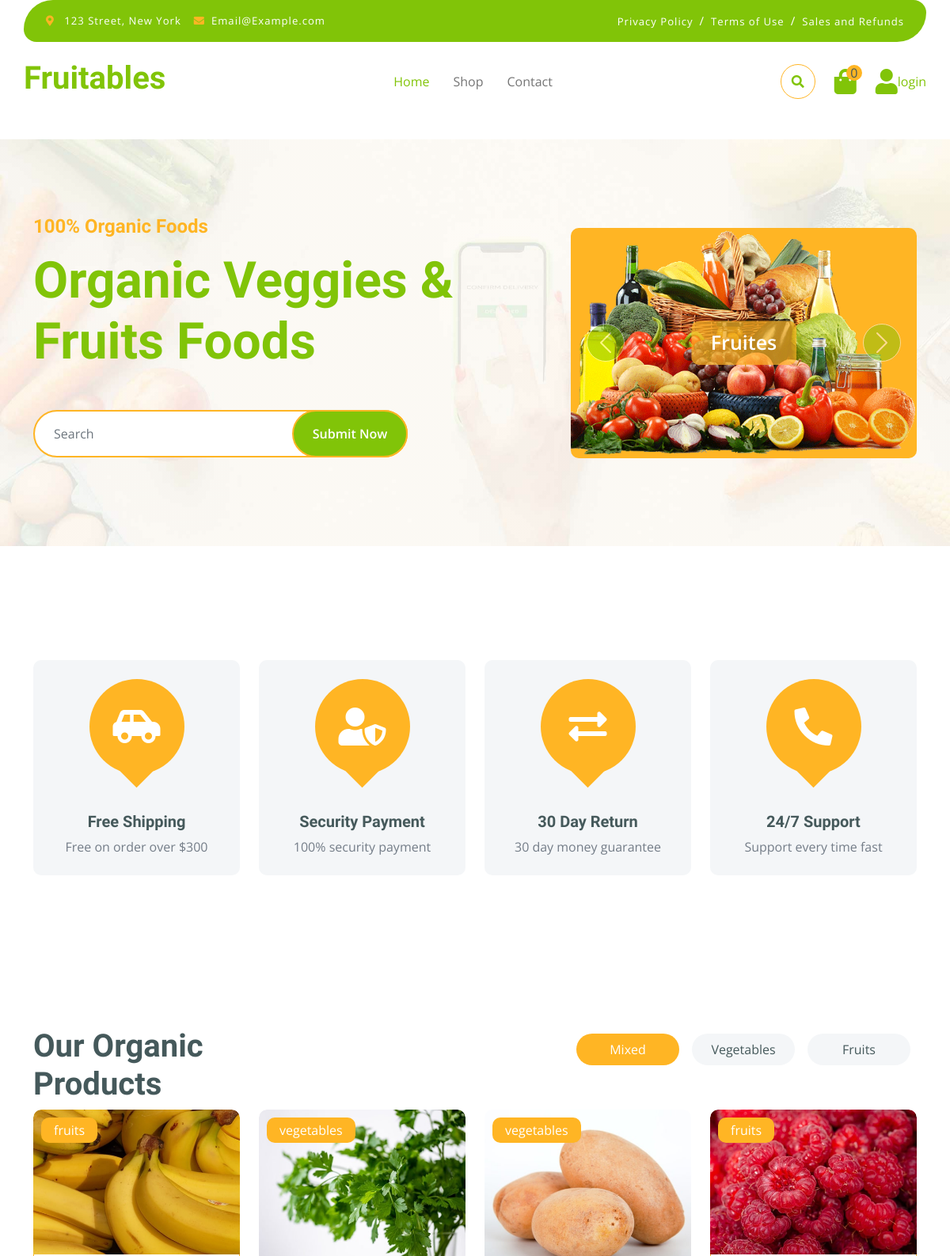
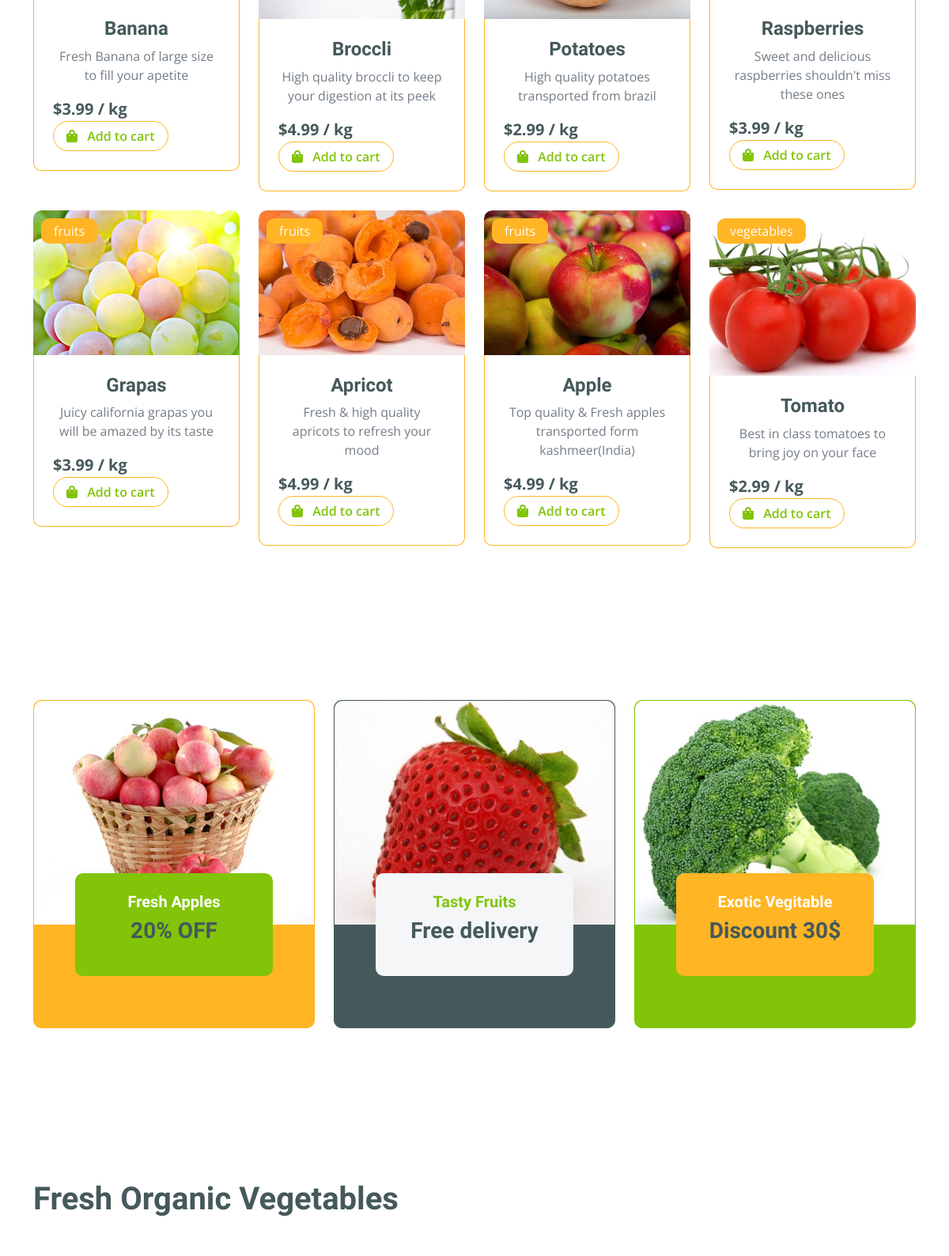
The page / (upper part) on the database its author committed (2 pictures, top to bottom).
### shop/models.py (models this page shows, shortened)
class Product(models.Model):
    title = models.CharField(max_length=100)
    description = models.CharField(max_length=300)
    price = models.FloatField()
    image = models.ImageField(upload_to='images/')
    card_image = models.ImageField(upload_to='images/', null=True)
    category = models.CharField(choices=choices, default='fruits', max_length=10, null=True)

### shop/views.py (the view)
# urls.py: 2. Add a URL to urlpatterns:  path('', views.home, name='home')
def home(request):
    products = Product.objects.all()[:8]
    vegetables = Product.objects.filter(category="vegetables")
    fruits = Product.objects.filter(category="fruits")
    context = {'all_products': products, 'vegetables': vegetables, 'fruits': fruits}
    if request.user.is_authenticated:
        cart, created = Cart.objects.get_or_create(user=request.user)
        cart_items = cartItem.objects.filter(cart=cart)
        if cart is not None:
            context['cart_count'] = cart_items.all().count()
    return render(request, 'shop/index.html', context=context)

### shop/templates/shop/index.html (shortened to what this page needs)
{% load static %}
<html lang="en">
    {% include 'shop/head.html' %}
<body>
    {% include 'shop/navbar.html' %}
    <div class="container-fluid py-5 mb-5 hero-header">
        <div class="container py-5">
            <div class="row g-5 align-items-center">
                <div class="col-md-12 col-lg-7">
                    <h4 class="mb-3 text-secondary">100% Organic Foods</h4>
                    <h1 class="mb-5 display-3 text-primary">Organic Veggies & Fruits Foods</h1>
                    <div class="position-relative mx-auto">
                        <form action="{% url 'shop' %}" method='GET'>
                            <input name='search' class="form-control border-2 border-secondary w-75 py-3 px-4 rounded-pill" placeholder="Search">
                            <button type="submit"
                                class="btn btn-primary border-2 border-secondary py-3 px-4 position-absolute rounded-pill text-white h-100"
                                style="top: 0; right: 25%;">Submit Now</button>
                        </form>
                    </div>
                </div>
                <div class="col-md-12 col-lg-5">
                    <div id="carouselId" class="carousel slide position-relative" data-bs-ride="carousel">
                        <div class="carousel-inner">
                            <div class="carousel-item active rounded">
                                <img src="{% static 'img/hero-img-1.png' %}"
                                    class="img-fluid w-100 h-100 bg-secondary rounded" alt="First slide">
                                <a href="#" class="btn px-4 py-2 text-white rounded">Fruites</a>
                            </div>
                        </div>
                        <button class="carousel-control-prev" type="button" data-bs-target="#carouselId" data-bs-slide="prev">
                            <span class="carousel-control-prev-icon" aria-hidden="true"></span>
                        </button>
                        <button class="carousel-control-next" type="button" data-bs-target="#carouselId"
                            data-bs-slide="next">
                            <span class="carousel-control-next-icon" aria-hidden="true"></span>
                        </button>
                    </div>
                </div>
            </div>
        </div>
    </div>
    <div class="container-fluid featurs py-5">
        <div class="container py-5">
            <div class="row g-4">
                <div class="col-md-6 col-lg-3">
                    <div class="featurs-item text-center rounded bg-light p-4">
                        <div class="featurs-icon btn-square rounded-circle bg-secondary mb-5 mx-auto">
                            <i class="fas fa-car-side fa-3x text-white"></i>
                        </div>
                        <div class="featurs-content text-center">
                            <h5>Free Shipping</h5>
                            <p class="mb-0">Free on order over $300</p>
                        </div>
                    </div>
                </div>
                <div class="col-md-6 col-lg-3">
                    <div class="featurs-item text-center rounded bg-light p-4">
                        <div class="featurs-icon btn-square rounded-circle bg-secondary mb-5 mx-auto">
                            <i class="fas fa-user-shield fa-3x text-white"></i>
                        </div>
                        <div class="featurs-content text-center">
                            <h5>Security Payment</h5>
                            <p class="mb-0">100% security payment</p>
                        </div>
                    </div>
                </div>
                <div class="col-md-6 col-lg-3">
                    <div class="featurs-item text-center rounded bg-light p-4">
                        <div class="featurs-icon btn-square rounded-circle bg-secondary mb-5 mx-auto">
                            <i class="fas fa-exchange-alt fa-3x text-white"></i>
                        </div>
                        <div class="featurs-content text-center">
                            <h5>30 Day Return</h5>
                            <p class="mb-0">30 day money guarantee</p>
                        </div>
                    </div>
                </div>
                <div class="col-md-6 col-lg-3">
                    <div class="featurs-item text-center rounded bg-light p-4">
                        <div class="featurs-icon btn-square rounded-circle bg-secondary mb-5 mx-auto">
                            <i class="fa fa-phone-alt fa-3x text-white"></i>
                        </div>
                        <div class="featurs-content text-center">
                            <h5>24/7 Support</h5>
                            <p class="mb-0">Support every time fast</p>
                        </div>
                    </div>
                </div>
            </div>
        </div>
    </div>
    <div class="container-fluid fruite py-5">
        <div class="container py-5">
            <div class="tab-class text-center">
                <div class="row g-4">
                    <div class="col-lg-4 text-start">
                        <h1>Our Organic Products</h1>
                    </div>
                    <div class="col-lg-8 text-end">
                        <ul class="nav nav-pills d-inline-flex text-center mb-5">
                            <li class="nav-item">
                                <a class="d-flex m-2 py-2 bg-light rounded-pill active" data-bs-toggle="pill"
                                    href="#tab-1">
                                    <span class="text-dark" style="width: 130px;">Mixed</span>
                                </a>
                            </li>
                            <li class="nav-item">
                                <a href="#tab-2"  class="d-flex py-2 m-2 bg-light rounded-pill cursor-pointer" data-bs-toggle="pill" >
                                    <span class="text-dark" style="width: 130px;">Vegetables</span>
                                </a>
                            </li>
                            <li class="nav-item">
                                <a class="d-flex m-2 py-2 bg-light rounded-pill" data-bs-toggle="pill" href="#tab-3">
                                    <span class="text-dark" style="width: 130px;">Fruits</span>
                                </a>
                            </li>
                        </ul>
                    </div>
                </div>
                <div class="tab-content">
                    <div id="tab-1" class="tab-pane fade show p-0 active">
                        <div class="row g-4">
                            <div class="col-lg-12">
                                <div class="row g-4">
                                    {% for product in all_products %}
                                    <div type={{product.category}} class="product-card col-md-6 col-lg-4 col-xl-3">
                                        <div class="rounded position-relative fruite-item">
                                        <a href="{% url "product-detail" id=product.id %}">
                                            <div class="fruite-img">
                                                <img src="{{ product.card_image.url }}"
                                                    class="img-fluid w-100 rounded-top" alt="">
                                            </div>
                                        </a>
                                            <div class="text-white bg-secondary px-3 py-1 rounded position-absolute"
                                                style="top: 10px; left: 10px;">{{product.category}}</div>
                                            <div class="p-4 border border-secondary border-top-0 rounded-bottom">
                                                <h4>{{product.title}}</h4>
                                                <p>{{product.description}}</p>
                                                <div class="d-flex justify-content-between flex-lg-wrap">
                                                    <p class="text-dark fs-5 fw-bold mb-0">${{product.price}} / kg</p>
                                                    <button  value="{{product.id}}"
                                                        class="add-cart btn border border-secondary rounded-pill px-3 text-primary"><i
                                                            class="fa fa-shopping-bag me-2 text-primary"></i> Add to
                                                        cart</button>
                                                </div>
                                            </div>
                                        </div>
                                    </div>
                                    {%endfor%}
                                </div>
                            </div>
                        </div>
                    </div>
                </div>
            </div>
        </div>
    </div>
    <div class="container-fluid service py-5">
        <div class="container py-5">
            <div class="row g-4 justify-content-center">
                <div class="col-md-6 col-lg-4">
                        <div class="service-item bg-secondary rounded border border-secondary">
                            <img src="{% static 'img/featur-1.jpg' %}" class="img-fluid rounded-top w-100" alt="">
                            <div class="px-4 rounded-bottom">
                                <div class="service-content bg-primary text-center p-4 rounded">
                                    <h5 class="text-white">Fresh Apples</h5>
                                    <h3 class="mb-0">20% OFF</h3>
                                </div>
                            </div>
                        </div>
                </div>
                <div class="col-md-6 col-lg-4">
                        <div class="service-item bg-dark rounded border border-dark">
                            <img src="{% static 'img/featur-2.jpg'%}" class="img-fluid rounded-top w-100" alt="">
                            <div class="px-4 rounded-bottom">
                                <div class="service-content bg-light text-center p-4 rounded">
                                    <h5 class="text-primary">Tasty Fruits</h5>
                                    <h3 class="mb-0">Free delivery</h3>
                                </div>
                            </div>
                        </div>
                </div>
                <div class="col-md-6 col-lg-4">
                        <div class="service-item bg-primary rounded border border-primary">
                            <img src="{% static 'img/featur-3.jpg'%}" class="img-fluid rounded-top w-100" alt="">
                            <div class="px-4 rounded-bottom">
                                <div class="service-content bg-secondary text-center p-4 rounded">
                                    <h5 class="text-white">Exotic Vegitable</h5>
                                    <h3 class="mb-0">Discount 30$</h3>
                                </div>
                            </div>
                        </div>
                </div>
            </div>
        </div>
    </div>
    <div class="container-fluid vesitable py-5">
        <div class="container py-5">
            <h1 class="mb-0">Fresh Organic Vegetables</h1>
            <div class="owl-carousel vegetable-carousel justify-content-center">
            </div>
        </div>
    </div>
</body>
</html>

### static/css/style.css (style rules this page uses)
::placeholder { color: #bfbfbf; }
.btn { font-weight: 600; transition: .5s; }
.btn-square { width: 32px; height: 32px; }
.btn-square, .btn-sm-square, .btn-md-square, .btn-lg-square { padding: 0; display: flex; align-items: center; justify-content: center; font-weight: normal; }
.btn.border-secondary { transition: 0.5s; }
.hero-header { background: linear-gradient(rgba(248, 223, 173, 0.1), rgba(248, 223, 173, 0.1)), url(../img/hero-img.jpg); background-position: center center; background-repeat: no-repeat; background-size: cover; }
.carousel-item { position: relative; }
.carousel-item a { position: absolute; top: 50%; left: 50%; transform: translate(-50%, -50%); font-size: 25px; background: linear-gradient(rgba(255, 181, 36, 0.7), rgba(255, 181, 36, 0.7)); }
.carousel-control-next, .carousel-control-prev { width: 48px; height: 48px; border-radius: 48px; border: 1px solid var(--bs-white); background: var(--bs-primary); position: absolute; top: 50%; transform: translateY(-50%); }
.carousel-control-next { margin-right: 20px; }
.carousel-control-prev { margin-left: 20px; }
@media (min-width: 992px) { .hero-header, .page-header { margin-top: 152px !important; } }
.featurs .featurs-item .featurs-icon { position: relative; width: 120px; height: 120px; }
.featurs .featurs-item .featurs-icon::after { content: ""; width: 35px; height: 35px; background: var(--bs-secondary); position: absolute; bottom: -10px; transform: translate(-50%); transform: rotate(45deg); background: var(--bs-secondary); }
.service .service-item .service-content { position: relative; width: 250px; height: 130px; top: -50%; left: 50%; transform: translate(-50%, -50%); }
.fruite .tab-class .nav-item a.active { background: var(--bs-secondary) !important; }
.fruite .tab-class .nav-item a.active span { color: var(--bs-white) !important; }
.fruite .fruite-item { height: 100%; transition: 0.5s; }
.fruite .fruite-item .fruite-img { overflow: hidden; transition: 0.5s; border-radius: 10px 10px 0 0; }
.fruite .fruite-item .fruite-img img { transition: 0.5s; }

### rows shown on the page
Product: card_image (picture), category "fruits", title "Banana", description "Fresh Banana of large size to fill your apetite", price "3.99", {{ product.id }} 1 (drawn)
Product: card_image (picture), category "vegetables", title "Broccli", description "High quality broccli to keep your digestion at its peek", price "4.99", {{ product.id }} 2 (drawn)
Product: card_image (picture), category "vegetables", title "Potatoes", description "High quality potatoes transported from brazil", price "2.99", {{ product.id }} 3 (drawn)
Product: card_image (picture), category "fruits", title "Raspberries", description "Sweet and delicious raspberries shouldn't miss these ones", price "3.99", {{ product.id }} 4 (drawn)
Product: card_image (picture), category "fruits", title "Grapas", description "Juicy california grapas you will be amazed by its taste", price "3.99", {{ product.id }} 5 (drawn)
Product: card_image (picture), category "fruits", title "Apricot", description "Fresh & high quality apricots to refresh your mood", price "4.99", {{ product.id }} 6 (drawn)
Product: card_image (picture), category "fruits", title "Apple", description "Top quality & Fresh apples transported form kashmeer(India)", price "4.99", {{ product.id }} 7 (drawn)
Product: card_image (picture), category "vegetables", title "Tomato", description "Best in class tomatoes to bring joy on your face", price "2.99", {{ product.id }} 8 (drawn)
